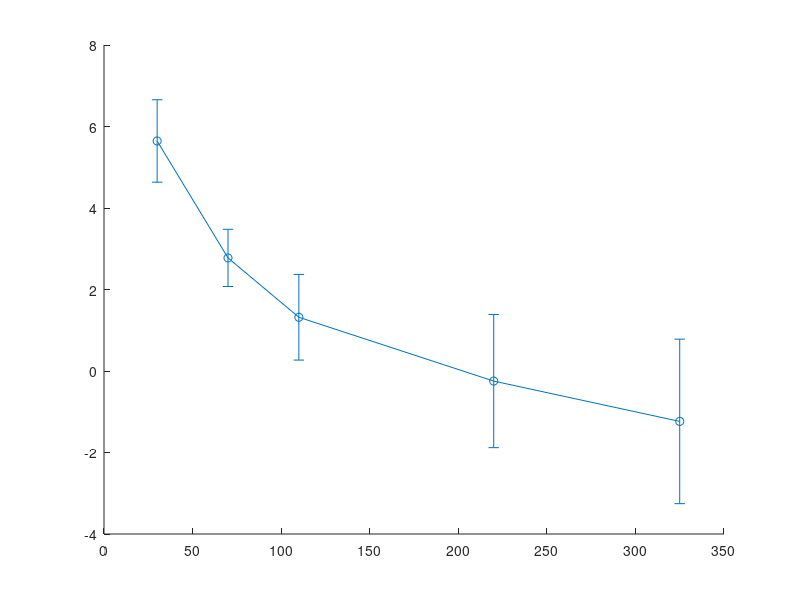

MATLAB code to generate this figure: (Note: this script raises an error after producing the figure.)
clc; clear; close all;
gton=[30 70 110 220 325];
max=[6.7041	3.5840	2.8096	2.1926	1.6841];
average=[5.6448	2.7755	1.3187	-0.2475	-1.2367];
min=[4.6808	2.1794	0.7084	-1.0743	-2.3533];
vzero=zeros(1,5); vx=linspace(0,350,5);
x = gton; y = average; diff = (max-min)/2;
figure(1);
errorbar(x,y,diff,"-o","MarkerSize",10,"MarkerEdgeColor","k","MarkerFaceColor",[0.65 0.85 0.90]);
hold on;
plot(vx,vzero,'--k','linew',2);
hx=xlabel('\bf Total estimated impact-released S (Gt)'); xlim([0 350]); xticks(0:50:350);
hy=ylabel('\bf Global-average surface temperature (\circC)'); yticks(-10:1:10);